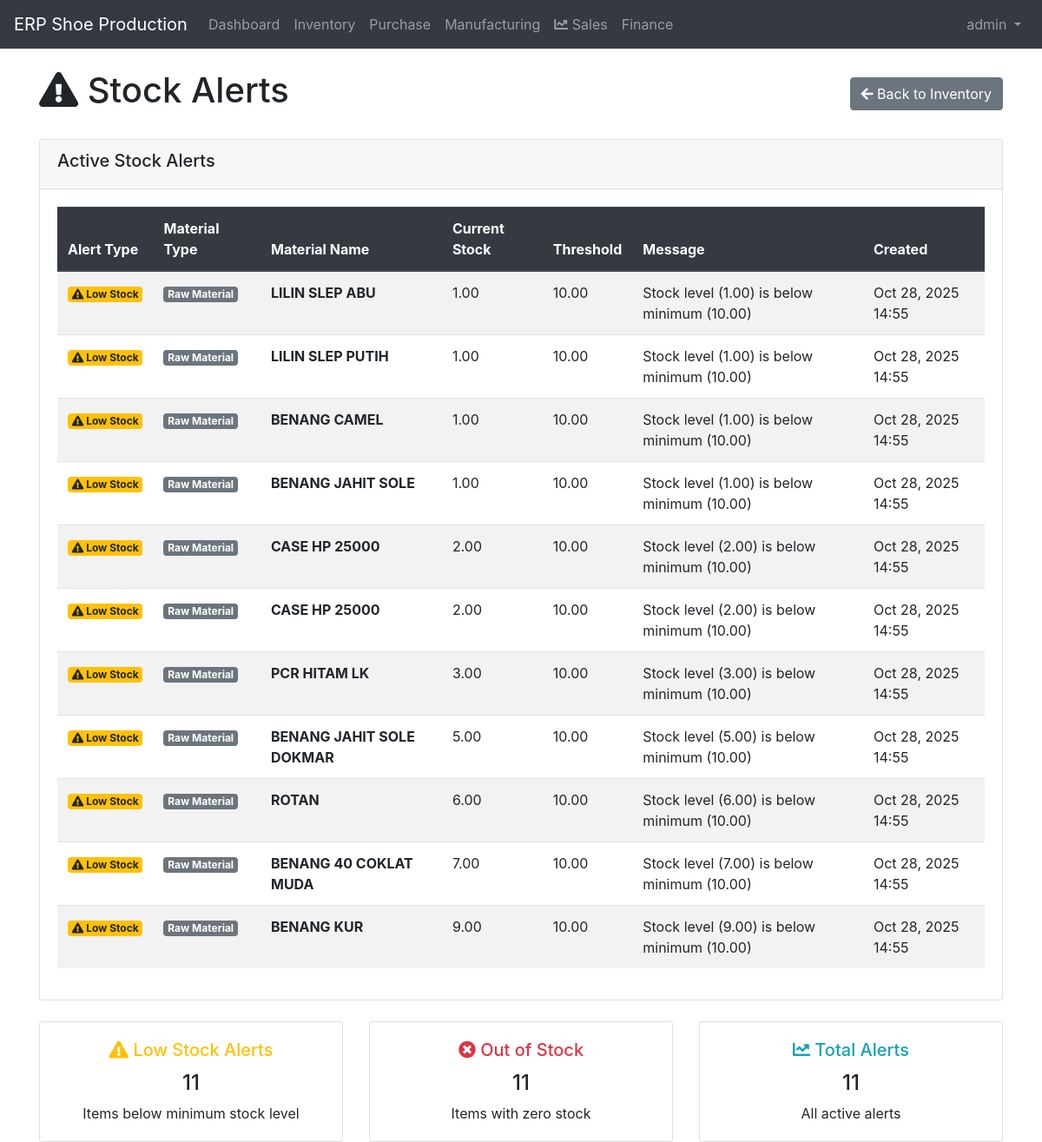
Page /inventory/stock-alerts/ (signed in) on the earlier database version.
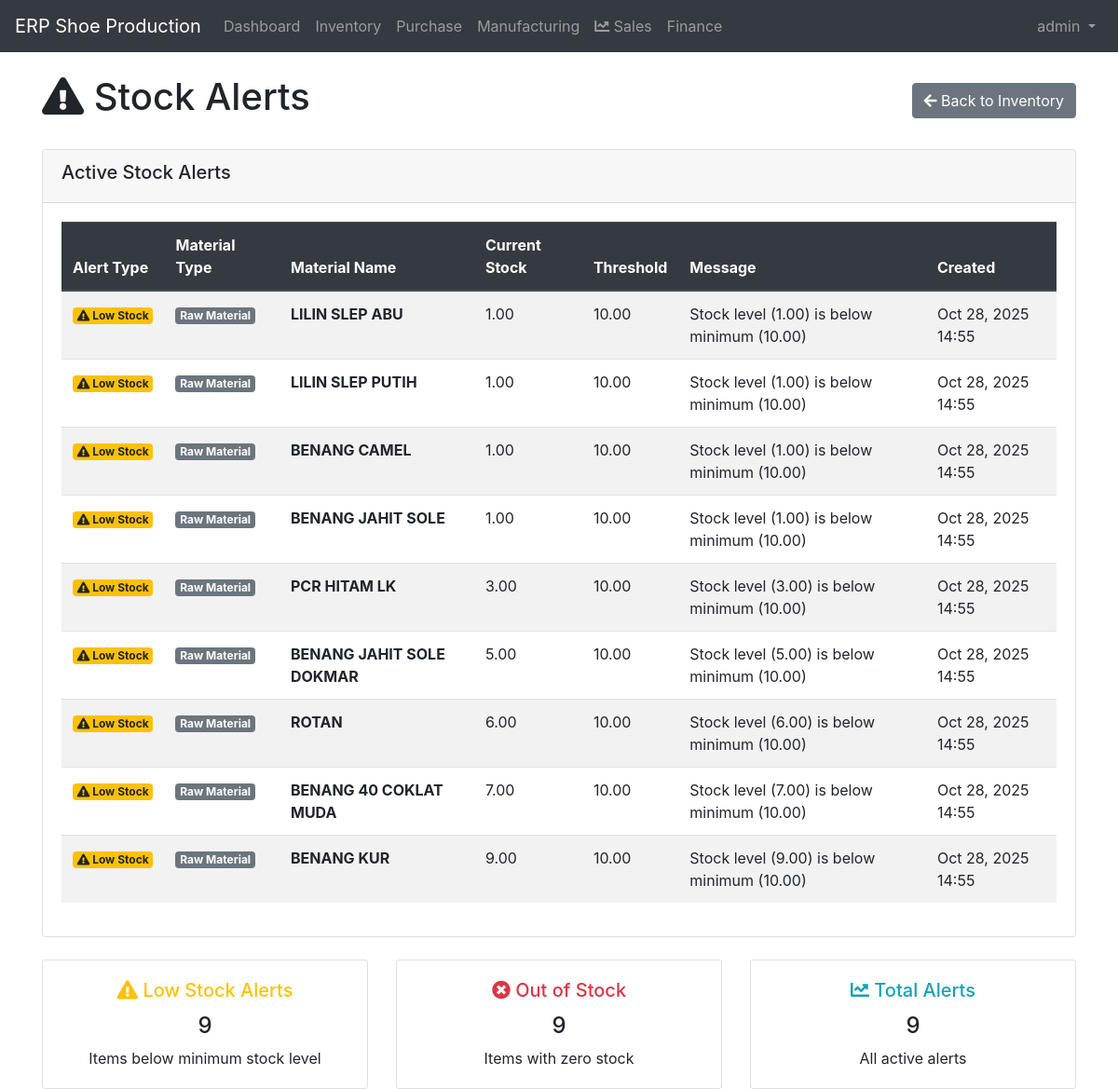
Same page on the later database version.
### inventory/models.py (models this page shows, shortened)
class RawMaterial(models.Model):
    UNIT_CHOICES = [
        ('kg', 'Kilogram'),
        ('m', 'Meter'),
        ('pcs', 'Pieces'),
        ('roll', 'Roll'),
        ('sheet', 'Sheet'),
    ]
    code = models.CharField(max_length=20, unique=True)
    name = models.CharField(max_length=200)
    category = models.ForeignKey(MaterialCategory, on_delete=models.CASCADE)
    unit = models.CharField(max_length=10, choices=UNIT_CHOICES)
    description = models.TextField(blank=True)
    minimum_stock = models.DecimalField(max_digits=10, decimal_places=2, default=0)
    current_stock = models.DecimalField(max_digits=10, decimal_places=2, default=0)
    unit_price = models.DecimalField(max_digits=10, decimal_places=2, default=0)
    is_active = models.BooleanField(default=True)
    created_at = models.DateTimeField(auto_now_add=True)
    updated_at = models.DateTimeField(auto_now=True)

### inventory/views.py (the view, shortened to what this page needs)
# urls.py: path('stock-alerts/', views.stock_alert_list, name='stock_alert_list'),
@login_required
def stock_alert_list(request):
    alerts = []
    low_stock_raw = RawMaterial.objects.filter(
        is_active=True,
        current_stock__lte=F('minimum_stock')
    ).order_by('current_stock')
    for material in low_stock_raw:
        alert_type = 'out_of_stock' if material.current_stock <= 0 else 'low_stock'
        message = f"Stock level ({material.current_stock}) is below minimum ({material.minimum_stock})"
        alerts.append({
            'alert_type': alert_type,
            'material_type': 'raw',
            'material_id': material.id,
            'material_name': material.name,
            'current_stock': material.current_stock,
            'threshold': material.minimum_stock,
            'message': message,
            'created_at': material.updated_at,  # Use updated_at as created_at for dynamic alerts
        })
    low_stock_finished = FinishedProduct.objects.filter(
        is_active=True,
        current_stock__lte=F('minimum_stock')
    ).order_by('current_stock')
    alerts.sort(key=lambda x: x['current_stock'])
    paginator = Paginator(alerts, 15)
    page_number = request.GET.get('page')
    page_obj = paginator.get_page(page_number)
    context = {
        'page_obj': page_obj,
        'title': 'Stock Alerts'
    }
    return render(request, 'inventory/stock_alert_list.html', context)

### templates/inventory/stock_alert_list.html (shortened to what the changed rows need)
{% extends 'base.html' %}
{% load bootstrap4 %}
{% block content %}
<div class="row">
    <div class="col-12">
        <div class="d-flex justify-content-between align-items-center mb-4">
            <h1><i class="fas fa-exclamation-triangle"></i> Stock Alerts</h1>
        </div>
    </div>
</div>
<div class="row">
    <div class="col-12">
        <div class="card">
            <div class="card-body">
                <div class="table-responsive">
                    <table class="table table-striped table-hover">
                        <thead class="thead-dark">
                            <tr>
                                <th>Alert Type</th>
                                <th>Material Type</th>
                                <th>Material Name</th>
                                <th>Current Stock</th>
                                <th>Threshold</th>
                                <th>Message</th>
                                <th>Created</th>
                            </tr>
                        </thead>
                        <tbody>
                            {% for alert in page_obj %}
                            <tr>
                                <td>
                                    {% if alert.alert_type == 'low_stock' %}
                                        <span class="badge badge-warning">
                                            <i class="fas fa-exclamation-triangle"></i> Low Stock
                                        </span>
                                    {% elif alert.alert_type == 'out_of_stock' %}
                                        <span class="badge badge-danger">
                                            <i class="fas fa-times-circle"></i> Out of Stock
                                        </span>
                                    {% else %}
                                        <span class="badge badge-info">
                                            <i class="fas fa-info-circle"></i> {{ alert.alert_type|title }}
                                        </span>
                                    {% endif %}
                                </td>
                                <td>
                                    {% if alert.material_type == 'raw' %}
                                        <span class="badge badge-secondary">Raw Material</span>
                                    {% else %}
                                        <span class="badge badge-primary">Finished Product</span>
                                    {% endif %}
                                </td>
                                <td><strong>{{ alert.material_name }}</strong></td>
                                <td>
                                    {% if alert.current_stock <= 0 %}
                                        <span class="text-danger font-weight-bold">{{ alert.current_stock }}</span>
                                    {% else %}
                                        {{ alert.current_stock }}
                                    {% endif %}
                                </td>
                                <td>{{ alert.threshold }}</td>
                                <td>{{ alert.message }}</td>
                                <td>{{ alert.created_at|date:"M d, Y H:i" }}</td>
                            </tr>
                            {% empty %}
                            <tr>
                                <td colspan="7" class="text-center text-muted">
                                    <i class="fas fa-check-circle text-success"></i> No active stock alerts.
                                </td>
                            </tr>
                            {% endfor %}
                        </tbody>
                    </table>
                </div>
            </div>
        </div>
    </div>
</div>
<div class="row mt-4">
    <div class="col-md-4">
        <div class="card text-center">
            <div class="card-body">
                <h5 class="card-title text-warning">
                    <i class="fas fa-exclamation-triangle"></i> Low Stock Alerts
                </h5>
                <p class="card-text h4">{{ page_obj|length }}</p>
                <p class="card-text">Items below minimum stock level</p>
            </div>
        </div>
    </div>
    <div class="col-md-4">
        <div class="card text-center">
            <div class="card-body">
                <h5 class="card-title text-danger">
                    <i class="fas fa-times-circle"></i> Out of Stock
                </h5>
                <p class="card-text h4">{{ page_obj|length }}</p>
                <p class="card-text">Items with zero stock</p>
            </div>
        </div>
    </div>
    <div class="col-md-4">
        <div class="card text-center">
            <div class="card-body">
                <h5 class="card-title text-info">
                    <i class="fas fa-chart-line"></i> Total Alerts
                </h5>
                <p class="card-text h4">{{ page_obj.paginator.count }}</p>
                <p class="card-text">All active alerts</p>
            </div>
        </div>
    </div>
</div>
{% endblock %}

Differences in the rows shown:
removed RawMaterial: material_name "CASE HP 25000", current_stock "2.00", threshold "10.00", created_at "Oct 28, 2025 14:55"
removed RawMaterial: material_name "CASE HP 25000", current_stock "2.00", threshold "10.00", created_at "Oct 28, 2025 14:55"
Other differences:
{{ page_obj|length }}: "11" → "9"
{{ page_obj.paginator.count }}: "11" → "9"
list line gone: "Low Stock Raw Material Stock level (2.00) is below minimum (10.00)"
